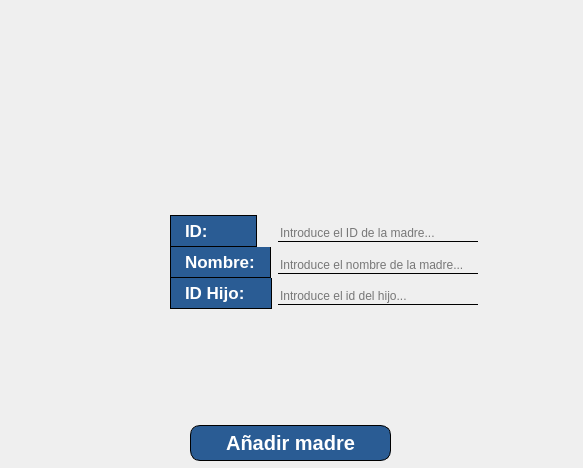
<?xml version="1.0" encoding="UTF-8"?>
<ui version="4.0">
 <class>Dialog</class>
 <widget class="QDialog" name="Dialog">
  <property name="geometry">
   <rect>
    <x>0</x>
    <y>0</y>
    <width>583</width>
    <height>468</height>
   </rect>
  </property>
  <property name="windowTitle">
   <string>Añadir alumno</string>
  </property>
  <property name="windowIcon">
   <iconset resource="src/resources.qrc">
    <normaloff>:/logo/iconoProyecto.png</normaloff>:/logo/iconoProyecto.png</iconset>
  </property>
  <widget class="QWidget" name="layoutWidget">
   <property name="geometry">
    <rect>
     <x>10</x>
     <y>10</y>
     <width>561</width>
     <height>451</height>
    </rect>
   </property>
   <layout class="QVBoxLayout" name="verticalLayout">
    <item>
     <layout class="QVBoxLayout" name="verticalLayout_2">
      <property name="sizeConstraint">
       <enum>QLayout::SetDefaultConstraint</enum>
      </property>
      <item>
       <widget class="QLabel" name="logo">
        <property name="sizePolicy">
         <sizepolicy hsizetype="Maximum" vsizetype="Maximum">
          <horstretch>0</horstretch>
          <verstretch>0</verstretch>
         </sizepolicy>
        </property>
        <property name="minimumSize">
         <size>
          <width>550</width>
          <height>100</height>
         </size>
        </property>
        <property name="maximumSize">
         <size>
          <width>200</width>
          <height>250</height>
         </size>
        </property>
        <property name="styleSheet">
         <string notr="true"/>
        </property>
        <property name="text">
         <string>&lt;html&gt;&lt;head/&gt;&lt;body&gt;&lt;p&gt;&lt;img src=&quot;:/logo/logoProyecto.png&quot;/&gt;&lt;/p&gt;&lt;/body&gt;&lt;/html&gt;</string>
        </property>
        <property name="scaledContents">
         <bool>true</bool>
        </property>
        <property name="alignment">
         <set>Qt::AlignCenter</set>
        </property>
       </widget>
      </item>
     </layout>
    </item>
    <item>
     <layout class="QFormLayout" name="formLayout_3">
      <property name="verticalSpacing">
       <number>0</number>
      </property>
      <property name="leftMargin">
       <number>160</number>
      </property>
      <item row="0" column="0">
       <widget class="QLabel" name="label_nre">
        <property name="maximumSize">
         <size>
          <width>102</width>
          <height>16777215</height>
         </size>
        </property>
        <property name="font">
         <font>
          <pointsize>13</pointsize>
          <bold>true</bold>
         </font>
        </property>
        <property name="styleSheet">
         <string notr="true">QLabel{
color: white;
font-weight: bold;
background-color: #2a5c94;
border: 1px solid black;
padding: 5px 10px;
}</string>
        </property>
        <property name="text">
         <string>ID:       </string>
        </property>
       </widget>
      </item>
      <item row="0" column="1">
       <widget class="QLineEdit" name="lineEdit_nre">
        <property name="sizePolicy">
         <sizepolicy hsizetype="Fixed" vsizetype="Fixed">
          <horstretch>0</horstretch>
          <verstretch>0</verstretch>
         </sizepolicy>
        </property>
        <property name="maximumSize">
         <size>
          <width>200</width>
          <height>16777215</height>
         </size>
        </property>
        <property name="cursor">
         <cursorShape>IBeamCursor</cursorShape>
        </property>
        <property name="styleSheet">
         <string notr="true">QLineEdit{
border: 0px;
border-bottom: 1px solid black;
background-color: transparent;
margin-top: 10px;
}</string>
        </property>
        <property name="placeholderText">
         <string>Introduce el ID de la madre...</string>
        </property>
       </widget>
      </item>
      <item row="1" column="0">
       <widget class="QLabel" name="label_nombre">
        <property name="maximumSize">
         <size>
          <width>102</width>
          <height>16777215</height>
         </size>
        </property>
        <property name="font">
         <font>
          <pointsize>13</pointsize>
          <bold>true</bold>
         </font>
        </property>
        <property name="styleSheet">
         <string notr="true">QLabel{
color: white;
font-weight: bold;
background-color: #2a5c94;
border: 1px solid black;
border-top: none;
padding: 5px 10px;
margin-top: 0px;
}</string>
        </property>
        <property name="text">
         <string>Nombre:</string>
        </property>
       </widget>
      </item>
      <item row="1" column="1">
       <widget class="QLineEdit" name="lineEdit_nombre">
        <property name="sizePolicy">
         <sizepolicy hsizetype="Fixed" vsizetype="Fixed">
          <horstretch>0</horstretch>
          <verstretch>0</verstretch>
         </sizepolicy>
        </property>
        <property name="maximumSize">
         <size>
          <width>200</width>
          <height>16777215</height>
         </size>
        </property>
        <property name="styleSheet">
         <string notr="true">QLineEdit{
border: 0px;
border-bottom: 1px solid black;
background-color: transparent;
margin-top: 10px;
}</string>
        </property>
        <property name="placeholderText">
         <string>Introduce el nombre de la madre...</string>
        </property>
       </widget>
      </item>
      <item row="2" column="0">
       <widget class="QLabel" name="label_curso">
        <property name="maximumSize">
         <size>
          <width>102</width>
          <height>16777215</height>
         </size>
        </property>
        <property name="font">
         <font>
          <pointsize>13</pointsize>
          <bold>true</bold>
         </font>
        </property>
        <property name="styleSheet">
         <string notr="true">QLabel{
color: white;
font-weight: bold;
background-color: #2a5c94;
border: 1px solid black;
border-top: none;
padding: 5px 10px;
margin-top: 0px;
}</string>
        </property>
        <property name="text">
         <string>ID Hijo:     </string>
        </property>
       </widget>
      </item>
      <item row="2" column="1">
       <widget class="QLineEdit" name="lineEdit_curso">
        <property name="sizePolicy">
         <sizepolicy hsizetype="Fixed" vsizetype="Fixed">
          <horstretch>0</horstretch>
          <verstretch>0</verstretch>
         </sizepolicy>
        </property>
        <property name="maximumSize">
         <size>
          <width>200</width>
          <height>16777215</height>
         </size>
        </property>
        <property name="styleSheet">
         <string notr="true">QLineEdit{
border: 0px;
border-bottom: 1px solid black;
background-color: transparent;
margin-top: 10px;
}</string>
        </property>
        <property name="echoMode">
         <enum>QLineEdit::Password</enum>
        </property>
        <property name="placeholderText">
         <string>Introduce el id del hijo...</string>
        </property>
       </widget>
      </item>
     </layout>
    </item>
    <item>
     <layout class="QHBoxLayout" name="horizontalLayout">
      <property name="topMargin">
       <number>6</number>
      </property>
      <item>
       <widget class="QPushButton" name="btn_anadir">
        <property name="sizePolicy">
         <sizepolicy hsizetype="Fixed" vsizetype="Fixed">
          <horstretch>0</horstretch>
          <verstretch>0</verstretch>
         </sizepolicy>
        </property>
        <property name="font">
         <font>
          <pointsize>15</pointsize>
          <bold>true</bold>
         </font>
        </property>
        <property name="cursor">
         <cursorShape>PointingHandCursor</cursorShape>
        </property>
        <property name="styleSheet">
         <string notr="true">QPushButton{
background-color: #2a5c94;
color: white;
border: 1px solid black;
border-radius: 10px;
padding: 5px 35px 5px 35px;
font-weight: bold;
}
QPushButton:hover{
background-color: rgb(11, 5, 71)
}</string>
        </property>
        <property name="text">
         <string>Añadir madre</string>
        </property>
       </widget>
      </item>
     </layout>
    </item>
   </layout>
  </widget>
 </widget>
 <resources>
  <include location="src/resources.qrc"/>
 </resources>
 <connections/>
</ui>
